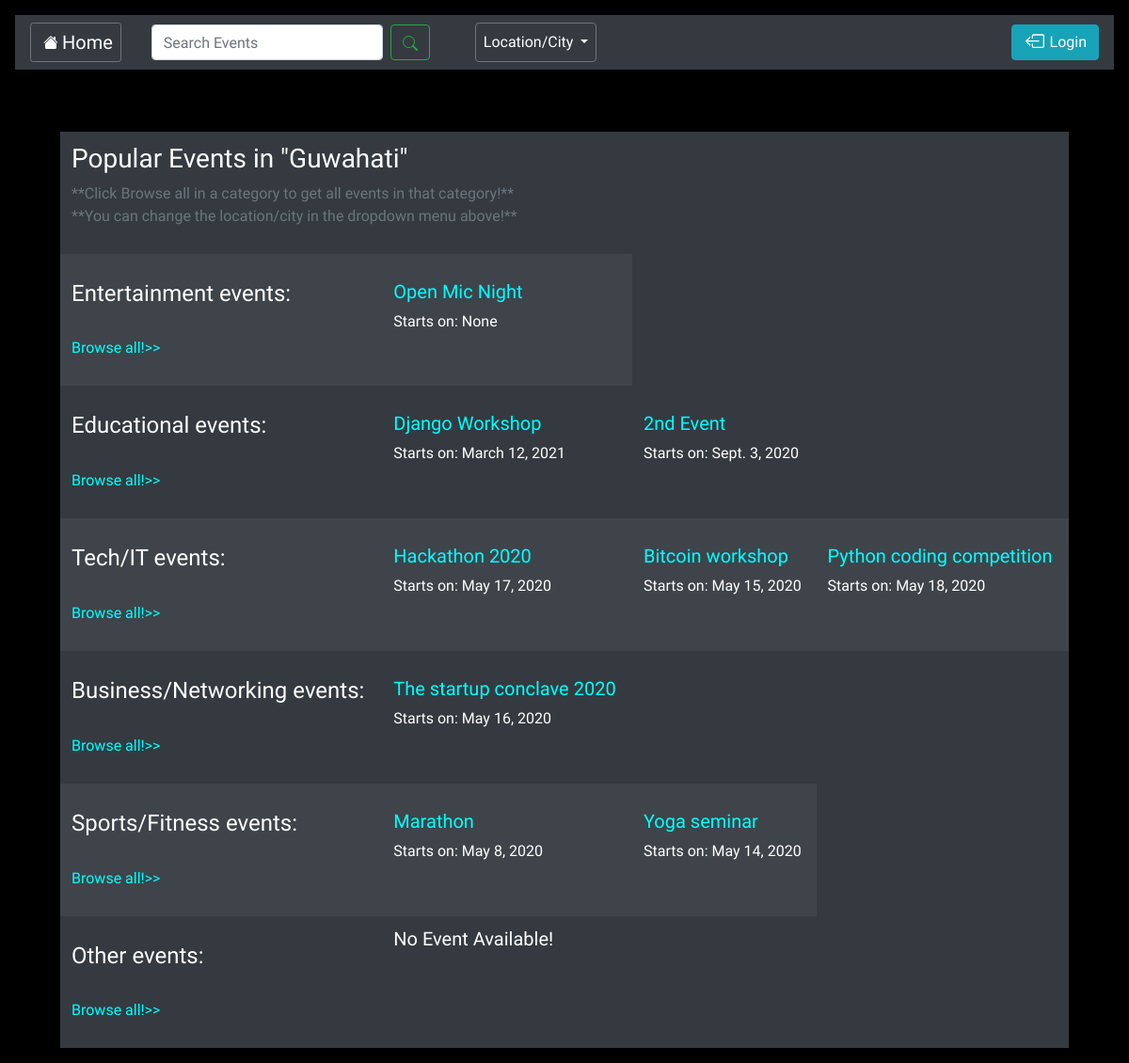
/events/in/default/, run on the app's committed database.
### events/models.py (models this page shows, shortened)
class City(models.Model):
    name = models.CharField(max_length=20)

class Category(models.Model):
    name = models.CharField(max_length=50)

class Event(models.Model):
    name = models.CharField(max_length=50)
    description = models.CharField(max_length=500, blank=True)
    start_date = models.DateField(auto_now=False, auto_now_add=False, null=True, blank=True)
    category = models.ForeignKey(Category, on_delete=models.CASCADE)
    organiser = models.ForeignKey(User, on_delete=models.CASCADE)
    city = models.ForeignKey(City, on_delete=models.CASCADE)
    address = models.CharField(max_length=50, blank=True)
    notice = models.CharField(null=True, max_length=50, blank=True)

### events/views.py (the view)
# urls.py: path('in/default/', views.events_list, name='events_list'),
def events_list(request, pk=1):
    city = City.objects.get(pk=pk)
    cat_ids = Category.objects.values_list("id", "name")
    event_list = Event.objects.filter(city=city)
    event_list = event_list.annotate(follower_count=Count("follower"))
    events_by_city={}
    for num, name in cat_ids:
        events_by_city[num]=event_list.filter(category__id=num).order_by("-follower_count")[:3]
    return render(request, "events/events_list.html", {"city":city, 'category_ids':cat_ids, 'events_dict':events_by_city, 'cities_list':City.objects.all()})

### events/templatetags/dictionary_lookup.py (called while the page is built)
@register.filter(name='dictlookup')
def dictionary_variable_lookup(value, arg):
    return value[arg]

### events/templates/events/events_list.html (shortened to what this page needs)
{% extends 'events/base.html' %}
{% load dictionary_lookup %}
{% block content %}
<div class="mx-5">
    <hr>
<table class="table table-striped table-dark table-borderless">
    <thead>
        <td colspan="4">
            <h3>Popular Events in "{{city.name|title}}"</h3>
            <p class="text-muted">
                **Click Browse all in a category to get all events in that category!** <br>
                **You can change the location/city in the dropdown menu above!**
            </p>
        </td>
    </thead>
    {% for id, name in category_ids %}
        <tr>
            <td>
                <p>
                    <h4>{{name}} events:</h4> <br>
                    <a href="{% url 'events:search' city_pk=city.pk category_pk=id %}">Browse all!>></a>
                </p>
            </td>
            {% for event in events_dict|dictlookup:id %}
                <td>
                    <p>
                        <h5><a class="card-link" href="{% url 'events:event_detail' pk=event.pk %}">{{event.name}}</a></h5>
                        Starts on: {{event.start_date}}
                    </p>
                </td>
            {% empty %}
                <td>
                    <h5>No Event Available!</h5>
                </td>
            {% endfor %}
        </tr>
    {% endfor %}
</table>
</div>
{% endblock %}

### events/templates/events/base.html (shortened to what this page needs)
<!DOCTYPE html>
{% load static %}
<html lang="en">
<head>
    <link rel="stylesheet" href="https://stackpath.bootstrapcdn.com/bootstrap/4.4.1/css/bootstrap.min.css">
    <link rel="stylesheet" href="{% static  'events/master.css' %}">
</head>
<body>
    <nav class="navbar sticky-top navbar-expand-lg navbar-dark bg-dark border-dark mx-3 mt-3">
        <a class="navbar-brand btn btn-sm btn-outline-secondary" href="{% url 'index' %}">
          Home
        </a>
        <div class="collapse navbar-collapse" id="navbarSupportedContent">
        <ul class="navbar-nav mr-auto ml-3">
            {% if city %}
              <form action="{% url 'events:search' city_pk=city.pk %}" method="POST" class="form-inline my-2 my-lg-0">
                <input class="form-control mr-sm-2" name="string" type="search" minlength="1" placeholder="Search Events" aria-label="Search" required>
                <button class="btn btn-outline-success my-2 my-sm-0 mr-sm-5" type="submit">
                </button>
              </form>
            {% endif %}
            {% if cities_list %}
              <li class="nav-item dropdown">
                <a class="nav-link text-white dropdown-toggle btn btn-outline-secondary" href="#" id="navbarDropdown" role="button" data-toggle="dropdown" aria-haspopup="true" aria-expanded="false">
                  Location/City
                </a>
              </li>
            {% endif %}
        </ul>
        <ul class="navbar-nav ml-auto">
          {% if user.is_authenticated %}
            {% if user.is_staff %}
              <li class="nav-item mx-3">
                <a class="nav-link text-white btn btn-outline-secondary" href="{% url 'admin:index' %}">
                  Admin Portal
                </a>
              </li>
            {% endif %}
            {% if user.userextrainfo %}
              <li class="nav-item">
                  <a class="nav-link text-white btn btn-outline-secondary" href="{% url 'events:create_event' %}">
                    <svg class="bi bi-plus-square" width="1em" height="1em" viewBox="0 0 15 20" fill="currentColor" xmlns="http://www.w3.org/2000/svg">
                      <path fill-rule="evenodd" d="M8 3.5a.5.5 0 01.5.5v4a.5.5 0 01-.5.5H4a.5.5 0 010-1h3.5V4a.5.5 0 01.5-.5z" clip-rule="evenodd"/>
                      <path fill-rule="evenodd" d="M7.5 8a.5.5 0 01.5-.5h4a.5.5 0 010 1H8.5V12a.5.5 0 01-1 0V8z" clip-rule="evenodd"/>
                      <path fill-rule="evenodd" d="M14 1H2a1 1 0 00-1 1v12a1 1 0 001 1h12a1 1 0 001-1V2a1 1 0 00-1-1zM2 0a2 2 0 00-2 2v12a2 2 0 002 2h12a2 2 0 002-2V2a2 2 0 00-2-2H2z" clip-rule="evenodd"/>
                    </svg>
                    Create Event
                  </a>
              </li>
            {% endif %}
            <li class="nav-item mx-3">
                <a class="nav-link text-white btn btn-outline-secondary" href="{% url 'accounts:user_detail' pk=user.pk %}">
                  <svg class="bi bi-person" width="1em" height="1em" viewBox="0 0 10 20" fill="currentColor" xmlns="http://www.w3.org/2000/svg">
                    <path fill-rule="evenodd" d="M13 14s1 0 1-1-1-4-6-4-6 3-6 4 1 1 1 1h10zm-9.995-.944v-.002.002zM3.022 13h9.956a.274.274 0 00.014-.002l.008-.002c-.001-.246-.154-.986-.832-1.664C11.516 10.68 10.289 10 8 10c-2.29 0-3.516.68-4.168 1.332-.678.678-.83 1.418-.832 1.664a1.05 1.05 0 00.022.004zm9.974.056v-.002.002zM8 7a2 2 0 100-4 2 2 0 000 4zm3-2a3 3 0 11-6 0 3 3 0 016 0z" clip-rule="evenodd"/>
                  </svg>
                  {{user.username}}
                </a>
            </li>
                <li class="nav-item">
                <a class="btn btn-outline-danger" href="{% url 'accounts:logout' %}">
                  <svg class="bi bi-box-arrow-right" width="1.5em" height="1.5em" viewBox="0 0 16 18" fill="currentColor" xmlns="http://www.w3.org/2000/svg">
                    <path fill-rule="evenodd" d="M11.646 11.354a.5.5 0 010-.708L14.293 8l-2.647-2.646a.5.5 0 01.708-.708l3 3a.5.5 0 010 .708l-3 3a.5.5 0 01-.708 0z" clip-rule="evenodd"/>
                    <path fill-rule="evenodd" d="M4.5 8a.5.5 0 01.5-.5h9a.5.5 0 010 1H5a.5.5 0 01-.5-.5z" clip-rule="evenodd"/>
                    <path fill-rule="evenodd" d="M2 13.5A1.5 1.5 0 01.5 12V4A1.5 1.5 0 012 2.5h7A1.5 1.5 0 0110.5 4v1.5a.5.5 0 01-1 0V4a.5.5 0 00-.5-.5H2a.5.5 0 00-.5.5v8a.5.5 0 00.5.5h7a.5.5 0 00.5-.5v-1.5a.5.5 0 011 0V12A1.5 1.5 0 019 13.5H2z" clip-rule="evenodd"/>
                  </svg>
                  Logout
                </a>
            </li>
          {% else %}
            <li class="nav-item">
                <a class="btn btn-info" href="{% url 'accounts:login' %}">
                  Login
                </a>
            </li>
          {% endif %}
        </ul>
        </div>
    </nav>
<hr>
    <div class="m-3 border-dark">
      {% block content %}
      {% endblock %}
    </div>
</body>
</html>

### events/static/events/master.css (style rules this page uses)
body { background-color: black; color: white; font-family: 'Balsamiq Sans', cursive; }
a { color: aqua; }

### data on the page
City: name "Guwahati"
Category: category_ids "Entertainment"
Event: name "Open Mic Night", start_date "None"
Category: category_ids "Educational"
Event: name "Django Workshop", start_date "March 12, 2021"
Event: name "2nd Event", start_date "Sept. 3, 2020"
Category: category_ids "Tech/IT"
Event: name "Hackathon 2020", start_date "May 17, 2020"
Event: name "Bitcoin workshop", start_date "May 15, 2020"
Event: name "Python coding competition", start_date "May 18, 2020"
Category: category_ids "Business/Networking"
Event: name "The startup conclave 2020", start_date "May 16, 2020"
Category: category_ids "Sports/Fitness"
Event: name "Marathon", start_date "May 8, 2020"
Event: name "Yoga seminar", start_date "May 14, 2020"
Category: category_ids "Other"
